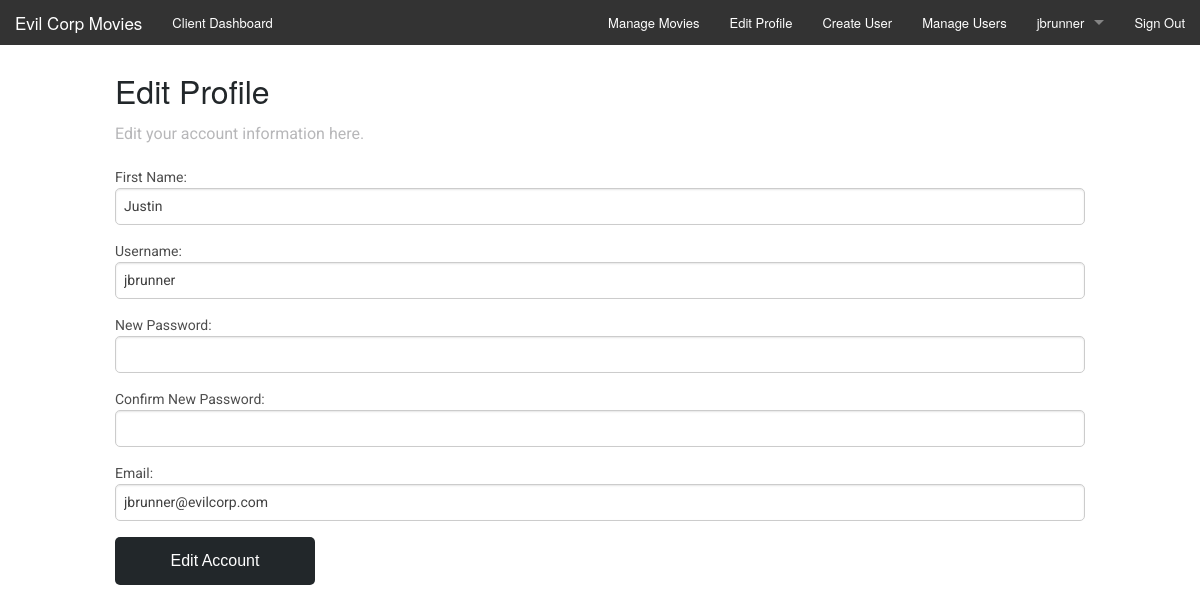
The app's page /admin/admin_edituser.php (signed in) with its own data.
### tables this page shows
CREATE TABLE IF NOT EXISTS `tbl_user` (
  `user_id` mediumint(8) UNSIGNED NOT NULL AUTO_INCREMENT,
  `user_fname` varchar(250) NOT NULL,
  `user_name` varchar(250) NOT NULL,
  `user_pass` varchar(500) NOT NULL,
  `user_email` varchar(250) NOT NULL,
  `user_level` tinyint(3) UNSIGNED NOT NULL,
  `user_ip` varchar(50) NOT NULL DEFAULT 'no',
  `user_last_login` varchar(100) NOT NULL,
  `user_current_login` varchar(100) NOT NULL,
  `user_attempts` tinyint(3) UNSIGNED NOT NULL,
  `user_passtest` varchar(100) NOT NULL,
  PRIMARY KEY (`user_id`)
);

### admin/phpscripts/read.php (called while the page is built, shortened)
<?php
	function getSingle($tbl, $col, $id) {
		include('connect.php');
		$querySingle = "SELECT * FROM {$tbl} WHERE {$col} = {$id}";
		$runSingle = mysqli_query($link, $querySingle);
		if($runSingle) {
			return $runSingle;
		}else{
			$error = "Something broke!";
			return $error;
		}
	}
?>

### admin/admin_edituser.php (the view, shortened to what this page needs)
<?php
	$id = $_SESSION['user_id'];
	$tbl = "tbl_user";
	$col = "user_id";
	$popForm = getSingle($tbl, $col, $id);
	$found_user = mysqli_fetch_array($popForm, MYSQLI_ASSOC);
?>
<!doctype html>
<html class="no-js" lang="en">
  <head>
  <?php include('../includes/head.php'); ?>
  </head>
  <body id="adminIndex">
	<?php include('includes/header.php'); ?>
	<div class="row">
	<div class="small-12 columns" id="userForm">
	<h2>Edit Profile</h2>
	<p>Edit your account information here.</p>
	<form action="admin_edituser.php" method="post">
	<label>First Name:</label>
	<input type="text" name="fname" value="<?php echo $found_user['user_fname']; ?>">
	<label>Username:</label>
	<input type="text" name="username" value="<?php echo $found_user['user_name']; ?>">
	<label>New Password:</label>
	<input type="password" name="password" value="">
  <label>Confirm New Password:</label>
	<input type="password" name="passwordcon" value="">
	<label>Email:</label>
	<input type="text" name="email" value="<?php echo $found_user['user_email']; ?>">
	<input type="submit" name="submit" value="Edit Account" class="submitBut">
	</form>
    </div>
  </div>
</body>
</html>

### admin/css/app.css (style rules this page uses)
body { font-size: 16px; font-family: "Roboto", sans-serif; color: #b7b7b9; background-color: #121518; }
body#adminIndex { background-color: #fff; }
#userForm { margin-top: 20px; }
#userForm h2 { color: #22272a; font-size: 2em; }
#userForm label { margin: 0; padding: 0; cursor: default; }
#userForm input { border-radius: 5px; }
.submitBut { padding: 15px; border: none; width: 200px; background-color: #22272a; color: #fff; cursor: pointer; font-size: 1em; -webkit-transition: all 0.2s ease-in-out; -moz-transition: all 0.2s ease-in-out; -ms-transition: all 0.2s ease-in-out; -o-transition: all 0.2s ease-in-out; transition: all 0.2s ease-in-out; }

### records on screen
tbl_user: fname "Justin", username "jbrunner", email "jbrunner@evilcorp.com"

### other values on screen
$_SESSION['user_name'] "jbrunner"
